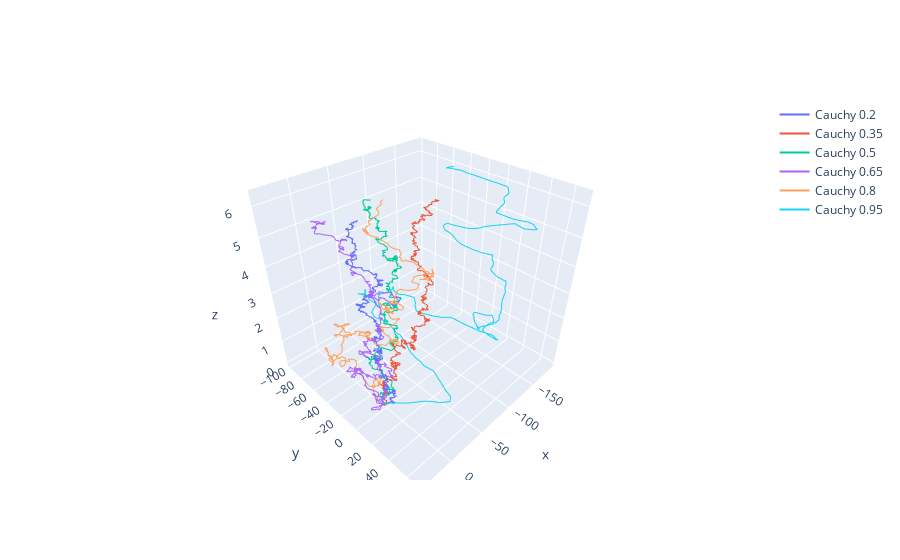

The code cell stored with this chart in its notebook:
### Markdown cell above
## Actividad 4: Correlated Random Walk - Vec2d - N Trajectories (7 pts)

* Generar tantas trayectorias tipo CRW como se especifique en una variable **n_traj**.
* Cada una de las trayectorias debera tener un coeficiente de Cauchy diferente.
* Utilizar **Vec2d**.
* Guardar trayectorias en **Pandas** Data Frame.
* Visualizar proyección en 3d con **plotly**.
* Exportar el Data Frame con las trayectorias a un archivo tipo *pkl*.

### Code cell
# Init parameters
n_traj = 6
CRW_exponents = [0.2,0.35,0.5,0.65,0.8,0.95]
#CRW_exponents = np.linspace(0.1, 0.9, n_traj)
resolution = 1000
fig_wrapcauchy_pdf = go.Figure()
z = np.linspace(0,2*np.pi, resolution)
data = []
for traj in range(n_traj):
  aux_domain = wrapcauchy.rvs(CRW_exponents[traj], size=resolution, loc=0)
  velocity = Vec2d(1,0)
  pos = Vec2d(0,0)

  cauchy = pd.DataFrame(columns=['x_pos', 'y_pos'])
  temp_df = pd.DataFrame([{'x_pos': pos.x, 'y_pos': pos.y}])
  cauchy = pd.concat([cauchy,temp_df], ignore_index=True)

  for i in range(resolution):
    # Elegir el angulo de giro
    velocity = velocity.rotated(aux_domain[i])
    pos += velocity
    temp_df = pd.DataFrame([{'x_pos': pos.x, 'y_pos': pos.y}])
    cauchy = pd.concat([cauchy,temp_df], ignore_index=True)

  data.append(cauchy)
  fig_wrapcauchy_pdf.add_trace(go.Scatter3d(x=cauchy['x_pos'],
                                          y=cauchy['y_pos'],
                                          z=z,
                                          marker=dict(size=2),
                                          line=dict(width=2),
                                          mode='lines',
                                          name=f'Cauchy {CRW_exponents[traj]}',
                                          showlegend=True))
fig_wrapcauchy_pdf.show()
with open('trayectorias.pkl', 'wb') as f:
    pickle.dump(data, f)

### Figure 1 — Plotly figure (JSON) as saved in the notebook; plotly's stock layout.template omitted (floating-point values rounded to 4 significant figures; data arrays with more than 128 entries replaced by an {"elided": "..."} marker saying what was removed)
{"data": [{"line": {"width": 2}, "marker": {"size": 2}, "mode": "lines", "name": "Cauchy 0.2", "showlegend": true, "type": "scatter3d", "x": {"elided": "1001 float values"}, "y": {"elided": "1001 float values"}, "z": {"elided": "1000 float values"}}, {"line": {"width": 2}, "marker": {"size": 2}, "mode": "lines", "name": "Cauchy 0.35", "showlegend": true, "type": "scatter3d", "x": {"elided": "1001 float values"}, "y": {"elided": "1001 float values"}, "z": {"elided": "1000 float values"}}, {"line": {"width": 2}, "marker": {"size": 2}, "mode": "lines", "name": "Cauchy 0.5", "showlegend": true, "type": "scatter3d", "x": {"elided": "1001 float values"}, "y": {"elided": "1001 float values"}, "z": {"elided": "1000 float values"}}, {"line": {"width": 2}, "marker": {"size": 2}, "mode": "lines", "name": "Cauchy 0.65", "showlegend": true, "type": "scatter3d", "x": {"elided": "1001 float values"}, "y": {"elided": "1001 float values"}, "z": {"elided": "1000 float values"}}, {"line": {"width": 2}, "marker": {"size": 2}, "mode": "lines", "name": "Cauchy 0.8", "showlegend": true, "type": "scatter3d", "x": {"elided": "1001 float values"}, "y": {"elided": "1001 float values"}, "z": {"elided": "1000 float values"}}, {"line": {"width": 2}, "marker": {"size": 2}, "mode": "lines", "name": "Cauchy 0.95", "showlegend": true, "type": "scatter3d", "x": {"elided": "1001 float values"}, "y": {"elided": "1001 float values"}, "z": {"elided": "1000 float values"}}], "layout": {}}
